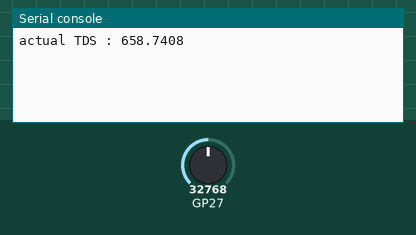
The program below on a simulated Raspberry Pi Pico running MicroPython. On the bench: the last lines printed to the serial console. The inputs (shaded band) are chosen by the test bench; at power-on: GP27 = 32768 (analog values on the 0–65535 scale).

Above: at 1.2 s.
1.3 s: GP27 set to 45874
At 1.8 s:
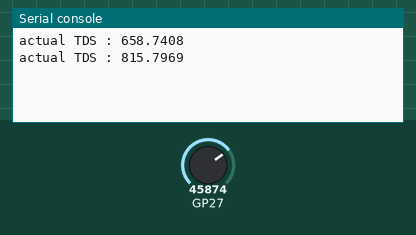
2.8 s: GP27 set to 57670
At 4.3 s:
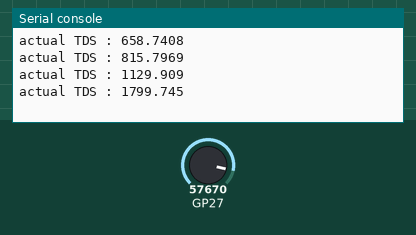
Timing chart, 0 to 5.8 s (numbered marks = the images above; inputs shaded):
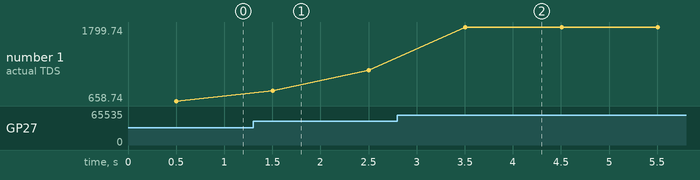

Measured:
- after the input at 1.3 s, the serial console: prints a new line after 0.20 s (image 1)
- after the input at 2.8 s, the serial console: prints a new line after 0.71 s (image 2)
- plotted number 1: 658.74 → 1129.91 after the input at 1.3 s, 1129.91 → 1799.74 after the input at 2.8 s

The program:

tdsSensor.py
```python
"""TDS sensor class for the probe"""


from utime import sleep

from machine import Pin, ADC


class TDSSensor:
    "TDS sensor class for the probe"
    def __init__(self, pin : int = 27):
        assert pin in range(26, 29), "Pin must be between 26 and 28 for ADC!"
        self.adc = ADC(Pin(pin, mode=Pin.IN))
        self.temp = 25

    def measure(self, precision : int = 10, delay : float = 0.05) -> float:
        """makes a measure"""
        temp_values = []
        for _ in range(precision):
            temp_values.append(self.value())
            sleep(delay)
        temp_values.sort()
        return sum(temp_values[2:precision-2])/(precision-4)

    def value(self) -> float:
        """returns the value of the sensor"""
        val_adc = self.adc.read_u16()
        voltage = val_adc * 3.3 / 65535
        ec_value = 133.42 * voltage * voltage * voltage - 255.86 * voltage * voltage + 857.39 * voltage
        ec_t = ec_value / (1.0 + 0.02 * (self.temp - 25.0))
        return ec_t/2

    def set_temp(self,temp : float):
        """sets the temperature"""
        self.temp = temp

    def test(self) -> None:
        """tests the probe and verifies values are correct"""
        a=self.measure()
        print(f"actual TDS : {a}")
        if int(a) in range(0,50000):
            print("Normal TDS")
        else:
            raise AssertionError("TDS not normal!")


if __name__ == "__main__":
    tds = TDSSensor(27)
    while True:
        print(f"actual TDS : {tds.measure()}")
        sleep(0.5)
```
